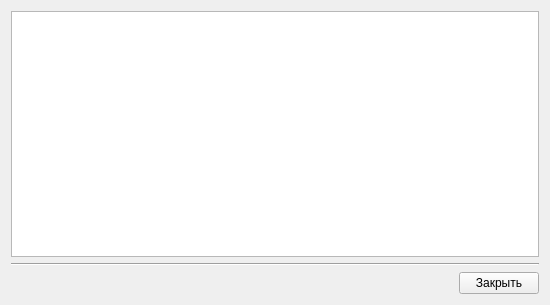
<?xml version="1.0" encoding="UTF-8"?>
<ui version="4.0">
 <class>ConnectionManagement</class>
 <widget class="QWidget" name="ConnectionManagement">
  <property name="geometry">
   <rect>
    <x>0</x>
    <y>0</y>
    <width>550</width>
    <height>305</height>
   </rect>
  </property>
  <property name="windowTitle">
   <string>Form</string>
  </property>
  <layout class="QHBoxLayout" name="horizontalLayout_2">
   <item>
    <layout class="QVBoxLayout" name="verticalLayout">
     <item>
      <widget class="QTableView" name="tableView"/>
     </item>
     <item>
      <widget class="Line" name="line">
       <property name="orientation">
        <enum>Qt::Horizontal</enum>
       </property>
      </widget>
     </item>
     <item>
      <layout class="QHBoxLayout" name="horizontalLayout">
       <item>
        <spacer name="horizontalSpacer">
         <property name="orientation">
          <enum>Qt::Horizontal</enum>
         </property>
         <property name="sizeHint" stdset="0">
          <size>
           <width>40</width>
           <height>20</height>
          </size>
         </property>
        </spacer>
       </item>
       <item>
        <widget class="QPushButton" name="exitButton">
         <property name="text">
          <string>Закрыть</string>
         </property>
        </widget>
       </item>
      </layout>
     </item>
    </layout>
   </item>
  </layout>
 </widget>
 <resources/>
 <connections/>
</ui>
